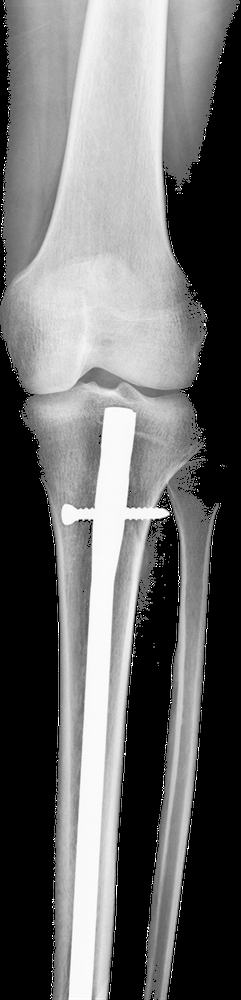
#> input picture Depth_Estimation/screw_bone.png, 241 x 1000 px, shrunk from 693 x 2879 before the run
$ python depth_est.py
#> lines starting #> are read from the running program, lines starting #| are printed output that depends on the picture
import cv2
import numpy as np

img = cv2.imread('screw_bone.png', cv2.IMREAD_UNCHANGED)
#> img is the input picture: shape (1000, 241, 4); mean B, G, R, A 107.7, 107.7, 107.7, 145.7
gray = cv2.cvtColor(img[:, :, :3], cv2.COLOR_BGR2GRAY)
alpha = img[:, :, 3]
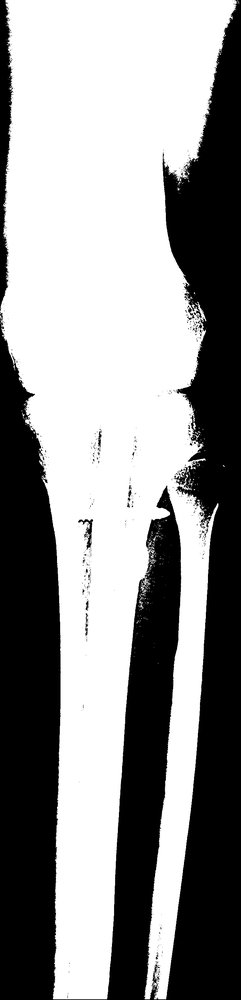
#> alpha: shape (1000, 241); min 0, max 255, mean 145.7

h, w = gray.shape
#> h = 1000; w = 241
x, y = np.meshgrid(np.arange(w), np.arange(h))
x = x.flatten()
y = y.flatten()

z = (gray.flatten() / 255.0) * 250.0

mask = alpha.flatten() > 0

x = x[mask]
y = y[mask]
z = z[mask]

points = np.column_stack((x, y, z))

np.savetxt('point_cloud.txt', points, fmt='%.6f', header='x y z', comments='# ')

print("Point cloud saved as point_cloud.txt")
